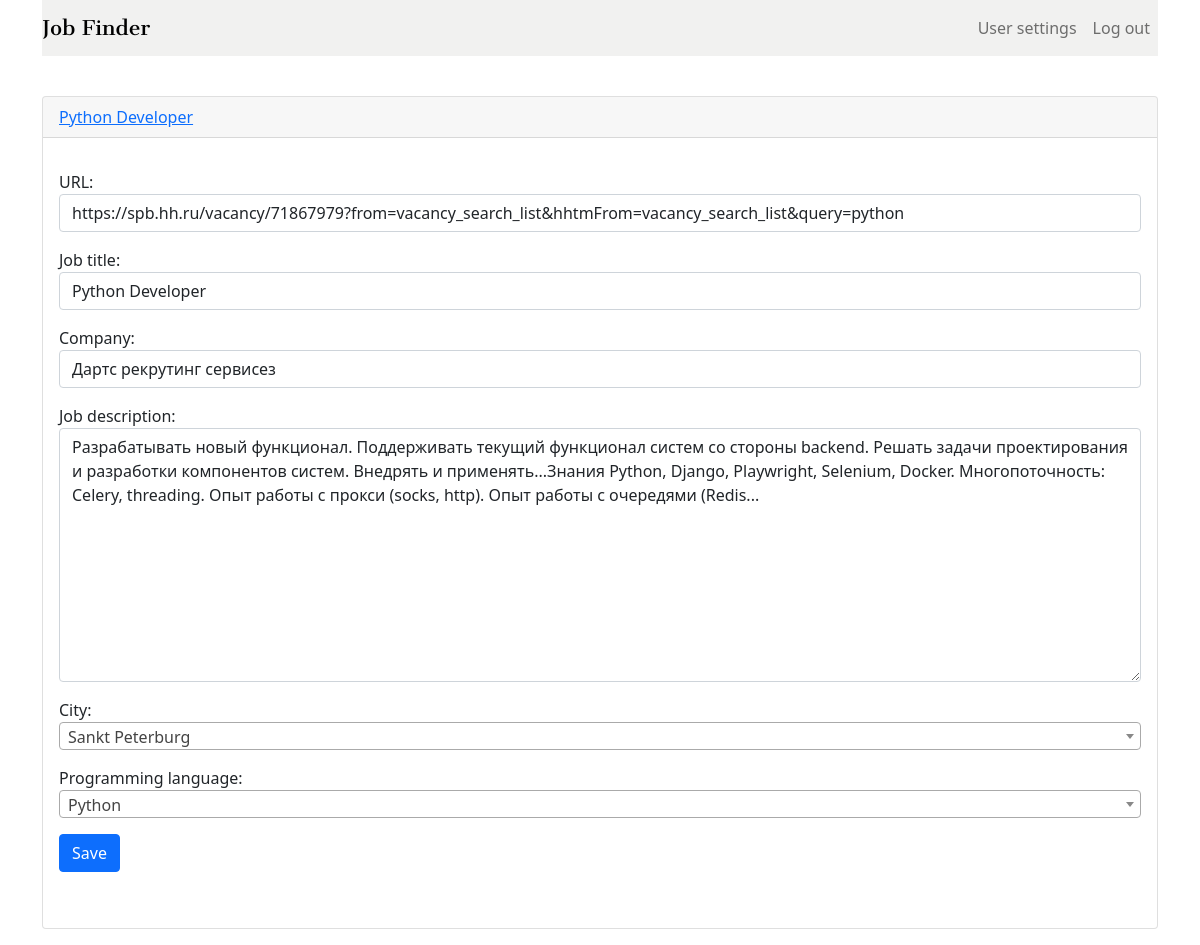
/update/196/ (signed in), run on the app's committed database.
### scraping/models.py (models this page shows, shortened)
class Vacancy(models.Model):
    url = models.URLField(unique=True)
    title = models.CharField(max_length=250, verbose_name='Job title')
    company = models.CharField(max_length=250, verbose_name='Company')
    description = models.TextField(verbose_name='Job description')
    city = models.ForeignKey(City, on_delete=models.CASCADE,
                             verbose_name='City')
    language = models.ForeignKey(Language, on_delete=models.CASCADE,
                                 verbose_name='Programming language')
    timestamp = models.DateField(auto_now_add=True)
    class Meta:
        verbose_name = 'vacancy'
        verbose_name_plural = 'vacancy'
        ordering = ['-timestamp']

### scraping/views.py (the view, shortened to what this page needs)
# urls.py: path('update/<slug:id>/', VacancyUpdateView.as_view(), name='update'),
class VacancyUpdateView(SuccessMessageMixin, LoginRequiredMixin, UpdateView):
    model = Vacancy
    form_class = VacancyViewForm  # One of the two
    template_name = 'scraping/create.html'
    success_message = 'Information changed successfully'
    slug_field = 'id'
    slug_url_kwarg = 'id'

### scraping/forms.py
class VacancyViewForm(forms.ModelForm):
    city = forms.ModelChoiceField(label='City', queryset=City.objects.all(),
                                  widget=forms.Select(attrs={
                                      'class': 'form-control js-example-basic-single'}))
    language = forms.ModelChoiceField(label='Programming language', queryset=Language.objects.all(),
                                      widget=forms.Select(attrs={
                                          'class': 'form-control js-example-basic-single'}))
    url = forms.CharField(label='URL', widget=forms.URLInput(
        attrs={'class': 'form-control'}))
    title = forms.CharField(label='Job title', widget=forms.TextInput(
        attrs={'class': 'form-control'}))
    company = forms.CharField(label='Company', widget=forms.TextInput(
        attrs={'class': 'form-control'}))
    description = forms.CharField(label='Job description',
                                  widget=forms.Textarea(
                                      attrs={'class': 'form-control'}))
    class Meta:
        model = Vacancy
        fields = '__all__'

### scraping/models.py (called while the page is built)
    def __str__(self):
        return self.name

    def __str__(self):
        return self.name

### scraping/templates/scraping/create.html (shortened to what this page needs)
{% extends 'base.html' %}
{% block content %}
<br>
    <div class="card my-3">
      <div class="card-header">
        <a href="{{ object.url }}">{{ object.title }}</a>
      </div>
      <div class="card-body">
          <p class="card-text">
              <form method="POST">{% csrf_token %}
              {{ form.as_p }}
              <button type="submit" class="btn btn-primary">Save</button><br><br>
              </form>
          </p>
      </div>
    </div>
{% endblock %}

### data on the page
Vacancy: title "Python Developer", url "https://spb.hh.ru/vacancy/71867979?from=vacancy_search_list&hhtmFrom=vacancy_search_list&query=python", company "Дартс рекрутинг сервисез", description "Разрабатывать новый функционал. Поддерживать текущий функционал систем со стороны backend. Решать задачи проектирования и разработки компонентов систем. Внедрять и применять...Знания Python, Django, Playwright, Selenium, Docker. Многопоточность: Celery, threading. Опыт работы с прокси (socks, http). Опыт работы с очередями (Redis..."
